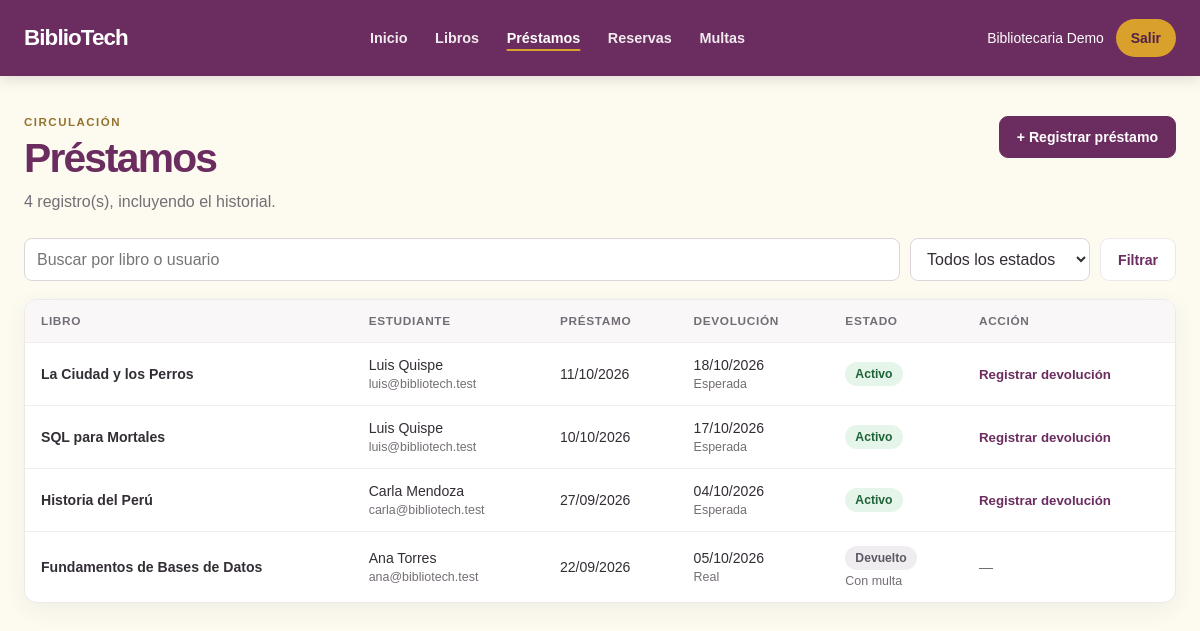
/bibliotecario/prestamos (signed in), run on the app's committed database.
### tables this page shows
CREATE TABLE IF NOT EXISTS prestamos (
    id                       BIGINT UNSIGNED NOT NULL AUTO_INCREMENT,
    id_usuario               BIGINT UNSIGNED NOT NULL,
    id_libro                 BIGINT UNSIGNED NOT NULL,
    id_reserva               BIGINT UNSIGNED NULL,
    fecha_prestamo           DATE NOT NULL,
    fecha_devolucion_esperada DATE NOT NULL,
    fecha_devolucion_real    DATE NULL,
    estado                   ENUM('activo','devuelto','vencido','cancelado') NOT NULL DEFAULT 'activo',
    created_at               TIMESTAMP NOT NULL DEFAULT CURRENT_TIMESTAMP,
    updated_at               TIMESTAMP NOT NULL DEFAULT CURRENT_TIMESTAMP ON UPDATE CURRENT_TIMESTAMP,
    PRIMARY KEY (id),
    KEY idx_prestamos_usuario (id_usuario),
    KEY idx_prestamos_libro (id_libro),
    KEY idx_prestamos_reserva (id_reserva),
    CONSTRAINT fk_prestamos_usuario FOREIGN KEY (id_usuario) REFERENCES usuarios (id),
    CONSTRAINT fk_prestamos_libro FOREIGN KEY (id_libro) REFERENCES libros (id),
    CONSTRAINT fk_prestamos_reserva FOREIGN KEY (id_reserva) REFERENCES reservas (id)
);

CREATE TABLE IF NOT EXISTS libros (
    id               BIGINT UNSIGNED NOT NULL AUTO_INCREMENT,
    titulo           VARCHAR(255) NOT NULL,
    autor            VARCHAR(180) NOT NULL,
    isbn             VARCHAR(20) NOT NULL,
    id_categoria     BIGINT UNSIGNED NOT NULL,
    editorial        VARCHAR(150) NULL,
    anio             SMALLINT UNSIGNED NULL,
    portada_url      VARCHAR(500) NULL,
    sinopsis         TEXT NULL,
    stock_total      INT UNSIGNED NOT NULL DEFAULT 1,
    stock_disponible INT UNSIGNED NOT NULL DEFAULT 1,
    created_at       TIMESTAMP NOT NULL DEFAULT CURRENT_TIMESTAMP,
    updated_at       TIMESTAMP NOT NULL DEFAULT CURRENT_TIMESTAMP ON UPDATE CURRENT_TIMESTAMP,
    PRIMARY KEY (id),
    UNIQUE KEY uq_libros_isbn (isbn),
    KEY idx_libros_categoria (id_categoria),
    CONSTRAINT fk_libros_categoria FOREIGN KEY (id_categoria) REFERENCES categorias (id)
);

CREATE TABLE IF NOT EXISTS usuarios (
    id            BIGINT UNSIGNED NOT NULL AUTO_INCREMENT,
    nombre        VARCHAR(120) NOT NULL,
    email         VARCHAR(180) NOT NULL,
    password_hash VARCHAR(255) NOT NULL,
    rol           ENUM('estudiante','bibliotecario','administrador') NOT NULL DEFAULT 'estudiante',
    estado        ENUM('activo','bloqueado') NOT NULL DEFAULT 'activo',
    created_at    TIMESTAMP NOT NULL DEFAULT CURRENT_TIMESTAMP,
    updated_at    TIMESTAMP NOT NULL DEFAULT CURRENT_TIMESTAMP ON UPDATE CURRENT_TIMESTAMP,
    PRIMARY KEY (id),
    UNIQUE KEY uq_usuarios_email (email)
);

### app/Core/View.php (called while the page is built, shortened)
<?php
final class View
{
    public static function e(mixed $value): string
    {
        return htmlspecialchars((string) $value, ENT_QUOTES | ENT_SUBSTITUTE, 'UTF-8');
    }
    public static function url(string $path): string
    {
        return self::e(Url::to($path));
    }
    public static function render(string $view, array $data = [], string $layout = 'admin/layout'): void
    {
        $viewsPath = dirname(__DIR__) . '/Views/';
        extract($data, EXTR_SKIP);
        require $viewsPath . $view . '.php';
    }
    public static function fecha(?string $value, bool $conHora = false): string
    {
        $time = strtotime($value);
        return $time === false ? '—' : date($conHora ? 'd/m/Y H:i' : 'd/m/Y', $time);
    }
}

### app/Controllers/Bibliotecario/BaseController.php (called while the page is built, shortened)
<?php
abstract class BaseController
{
    protected array $usuario;
    public function __construct()
    {
        $this->usuario = Auth::requireRole(['bibliotecario']);
    }
    protected function render(string $vista, string $seccion, string $titulo, array $data = []): void
    {
        View::render($vista, $data + [
            'seccion' => $seccion,
            'titulo' => $titulo,
            'usuario' => $this->usuario,
            'csrf' => Csrf::token(),
            'mensajes' => Flash::pull(),
        ], 'bibliotecario/layout');
    }
    protected function texto(string $clave, ?array $origen = null): string
    {
        $origen ??= $_POST;
        $valor = $origen[$clave] ?? '';
        return is_string($valor) ? trim($valor) : '';
    }
    protected function busqueda(): string
    {
        return mb_substr($this->texto('q', $_GET), 0, 100);
    }
    protected function pagina(): int
    {
        $pagina = filter_var($_GET['page'] ?? 1, FILTER_VALIDATE_INT);
        return $pagina === false || $pagina === null ? 1 : max(1, $pagina);
    }
}

### app/Controllers/Bibliotecario/PrestamoController.php (called while the page is built, shortened)
<?php
final class PrestamoController extends BaseController
{
    public function index(): void
    {
        $prestamos = new Prestamo();
        $q = $this->busqueda();
        $estado = $this->texto('estado', $_GET);
        $pag = new Paginator($prestamos->contar($estado, $q), self::POR_PAGINA, $this->pagina());
        $this->render('bibliotecario/prestamos/index', 'prestamos', 'Préstamos', [
            'filas' => $prestamos->listar($estado, $q, $pag->perPage, $pag->offset),
            'pag' => $pag,
            'q' => $q,
            'estado' => $estado,
            'estados' => Prestamo::ESTADOS,
        ]);
    }
}

### app/Routes/bibliotecario.php (called while the page is built, shortened)
<?php
$router->get('/bibliotecario', static fn () => (new InicioController())->index());
$router->get('/bibliotecario/libros', static fn () => (new LibroController())->index());
$router->get('/bibliotecario/prestamos', static fn () => (new PrestamoController())->index());

### app/Core/Router.php (called while the page is built, shortened)
<?php
final class Router
{
    private array $routes = [];
    public function dispatch(string $method, string $requestUri): void
    {
        $path = parse_url($requestUri, PHP_URL_PATH);
        $path = '/' . trim($path, '/');
        $handler = $this->routes[strtoupper($method)][$path] ?? null;
        $handler();
    }
    private function add(string $method, string $path, callable $handler): void
    {
        $normalizedPath = '/' . trim($path, '/');
        $this->routes[$method][$normalizedPath] = $handler;
    }
}

### index.php (called while the page is built, shortened)
<?php
spl_autoload_register(static function (string $class): void {
    $prefix = 'App\\';
    $relativeClass = substr($class, strlen($prefix));
    $file = __DIR__ . '/app/' . str_replace('\\', '/', $relativeClass) . '.php';
});
$auth = new AuthController();
$dashboard = new DashboardController();
$catalogo = new CatalogoController();
$reservas = new ReservaController();
$multas = new MultaController();
$router = new Router();
$router->get('/', [$auth, 'index']);
$router->get('/login', [$auth, 'showLogin']);
$router->post('/login', [$auth, 'login']);
$router->get('/register', [$auth, 'showRegister']);
$router->post('/register', [$auth, 'register']);
$router->post('/logout', [$auth, 'logout']);
$router->get('/home', [$dashboard, 'showHome']);
$router->get('/catalogo', [$catalogo, 'index']);
$router->get('/catalogo/show', [$catalogo, 'show']);
$router->get('/mis-reservas', [$reservas, 'index']);
$router->post('/reservas/crear', [$reservas, 'crear']);
$router->post('/reservas/cancelar', [$reservas, 'cancelar']);
$router->get('/mis-multas', [$multas, 'index']);
$router->post('/mis-multas/pagar', [$multas, 'pagar']);
require __DIR__ . '/app/Routes/bibliotecario.php';
try {
    $router->dispatch($_SERVER['REQUEST_METHOD'] ?? 'GET', $_SERVER['REQUEST_URI'] ?? '/');
} catch (Throwable $exception) {
    error_log((string) $exception);
    http_response_code(500);
    echo 'Ocurrió un error interno. Inténtalo de nuevo más tarde.';
}

### app/Core/Database.php (called while the page is built, shortened)
<?php
final class Database
{
    private static ?PDO $connection = null;
    public static function connection(): PDO
    {
        if (self::$connection === null) {
            $host = getenv('DB_HOST') ?: '127.0.0.1';
            $database = getenv('DB_NAME') ?: 'bdbibliotech';
            $username = getenv('DB_USER') ?: 'root';
            $password = getenv('DB_PASSWORD') ?: '';
            $dsn = sprintf('mysql:host=%s;dbname=%s;charset=utf8mb4', $host, $database);
            self::$connection = new PDO($dsn, $username, $password, [
                PDO::ATTR_ERRMODE => PDO::ERRMODE_EXCEPTION,
                PDO::ATTR_DEFAULT_FETCH_MODE => PDO::FETCH_ASSOC,
                PDO::ATTR_EMULATE_PREPARES => false,
            ]);
        }
        return self::$connection;
    }
}

### app/Models/Prestamo.php (called while the page is built, shortened)
<?php
final class Prestamo
{
    private PDO $db;
    public function __construct(?PDO $db = null)
    {
        $this->db = $db ?? Database::connection();
    }
    private function filtro(string $estado, string $busqueda): array
    {
        $like = '%' . $busqueda . '%';
        $where = '(l.titulo LIKE :q1 OR u.nombre LIKE :q2 OR u.email LIKE :q3)';
        $params = ['q1' => $like, 'q2' => $like, 'q3' => $like];
        return [$where, $params];
    }
    public function contar(string $estado, string $busqueda): int
    {
        [$where, $params] = $this->filtro($estado, $busqueda);
        $stmt = $this->db->prepare(
            "SELECT COUNT(*) FROM prestamos p JOIN libros l ON l.id = p.id_libro JOIN usuarios u ON u.id = p.id_usuario WHERE $where"
        );
        $stmt->execute($params);
        return (int) $stmt->fetchColumn();
    }
    public function listar(string $estado, string $busqueda, int $limite, int $offset): array
    {
        [$where, $params] = $this->filtro($estado, $busqueda);
        $sql = "SELECT p.id, p.fecha_prestamo, p.fecha_devolucion_esperada, p.fecha_devolucion_real, p.estado,
                       l.titulo AS libro, u.nombre AS usuario, u.email,
                       (SELECT COUNT(*) FROM multas m WHERE m.id_prestamo = p.id) AS tiene_multa
                FROM prestamos p
                JOIN libros l ON l.id = p.id_libro
                JOIN usuarios u ON u.id = p.id_usuario
                WHERE $where
                ORDER BY (p.estado IN ('activo','vencido')) DESC, p.fecha_prestamo DESC, p.id DESC
                LIMIT " . (int) $limite . ' OFFSET ' . (int) $offset;
        $stmt = $this->db->prepare($sql);
        $stmt->execute($params);
        return $stmt->fetchAll();
    }
}

### app/Core/Paginator.php (called while the page is built, shortened)
<?php
final class Paginator
{
    public function __construct(public readonly int $total, public readonly int $perPage = 10, mixed $requestedPage = 1)
    {
        $this->pages = max(1, (int) ceil($total / $perPage));
        $this->page = min(max(1, (int) $requestedPage), $this->pages);
    }
}

### app/Core/Url.php (called while the page is built, shortened)
<?php
final class Url
{
    private static string $basePath = '';
    public static function setBasePath(string $basePath): void
    {
        self::$basePath = rtrim($basePath, '/');
    }
    public static function to(string $path): string
    {
        return self::$basePath . '/' . ltrim($path, '/');
    }
}

### app/Views/bibliotecario/prestamos/index.php (the view, shortened to what this page needs)
<section class="librarian-page-heading">
    <div>
        <p class="librarian-eyebrow">Circulación</p>
        <h1>Préstamos</h1>
        <p><?= $pag->total ?> registro(s), incluyendo el historial.</p>
    </div>
    <a class="librarian-button" href="<?= View::url('/bibliotecario/prestamos/crear') ?>">+ Registrar préstamo</a>
</section>
<form class="librarian-filters" method="get" action="<?= View::url('/bibliotecario/prestamos') ?>">
    <input id="loan-search" type="search" name="q" value="<?= View::e($q) ?>" placeholder="Buscar por libro o usuario" maxlength="100">
    <select id="loan-state" name="estado">
        <option value="">Todos los estados</option>
    </select>
    <button class="librarian-button button-secondary" type="submit">Filtrar</button>
</form>
<div class="librarian-table-wrap">
    <table class="librarian-table">
        <thead><tr><th>Libro</th><th>Estudiante</th><th>Préstamo</th><th>Devolución</th><th>Estado</th><th>Acción</th></tr></thead>
        <tbody>
        <?php foreach ($filas as $fila): ?>
            <tr>
                <td><strong><?= View::e($fila['libro']) ?></strong></td>
                <td><?= View::e($fila['usuario']) ?><small><?= View::e($fila['email']) ?></small></td>
                <td><?= View::fecha($fila['fecha_prestamo']) ?></td>
                <td><?= View::fecha($fila['fecha_devolucion_real'] ?? $fila['fecha_devolucion_esperada']) ?>
                    <small><?= $fila['fecha_devolucion_real'] !== null ? 'Real' : 'Esperada' ?></small></td>
                <td><span class="librarian-badge status-<?= View::e($fila['estado']) ?>"><?= View::e(ucfirst($fila['estado'])) ?></span>
                    <?php if ((int) $fila['tiene_multa'] > 0): ?><small class="table-note">Con multa</small><?php endif; ?></td>
                <td class="table-actions">
                    <?php if (in_array($fila['estado'], ['activo', 'vencido'], true)): ?>
                        <form method="post" action="<?= View::url('/bibliotecario/prestamos/devolver') ?>">
                            <button class="text-button" type="submit">Registrar devolución</button>
                        </form>
                    <?php else: ?>
                        <span class="muted">—</span>
                    <?php endif; ?>
                </td>
            </tr>
        <?php endforeach; ?>
        </tbody>
    </table>
</div>

### assets/css/bibliotecario.css (style rules this page uses)
:root { color-scheme: light; --lib-purple: #6b2c5f; --lib-purple-dark: #51214b; --lib-yellow: #d9a02b; --lib-cream: #fdfbf0; --lib-ink: #332d35; --lib-muted: #746d75; --lib-line: #eee8ed; --lib-green: #237344; --lib-red: #b23847; }
* { box-sizing: border-box; }
body.librarian { min-width: 320px; min-height: 100vh; margin: 0; color: var(--lib-ink); background: var(--lib-cream); font-family: Arial, Helvetica, sans-serif; }
.librarian-page-heading { display: flex; margin-bottom: 24px; align-items: flex-start; justify-content: space-between; gap: 20px; }
.librarian-page-heading h1 { margin: 0; color: var(--lib-purple); font-size: clamp(1.9rem, 4vw, 2.55rem); letter-spacing: -0.045em; }
.librarian-page-heading p:last-child { margin: 8px 0 0; color: var(--lib-muted); line-height: 1.5; }
.librarian-eyebrow { margin: 0 0 7px; color: #94722e; font-size: 0.72rem; font-weight: 800; letter-spacing: 0.13em; text-transform: uppercase; }
.librarian-button { display: inline-flex; min-height: 42px; padding: 0 17px; border: 1px solid var(--lib-purple); border-radius: 9px; align-items: center; justify-content: center; color: #fff; background: var(--lib-purple); cursor: pointer; font: inherit; font-size: 0.88rem; font-weight: 700; text-decoration: none; white-space: nowrap; }
.button-secondary { border-color: var(--lib-line); color: var(--lib-purple); background: #fff; }
.librarian-filters { display: flex; margin: 0 0 18px; flex-wrap: wrap; gap: 10px; }
.librarian-filters input, .librarian-filters select, .librarian-form select { min-height: 43px; padding: 9px 12px; border: 1px solid #ddd5db; border-radius: 8px; color: var(--lib-ink); background: #fff; font: inherit; }
.librarian-filters input { min-width: min(280px, 100%); flex: 1 1 280px; }
.librarian-filters select { min-width: 180px; }
.librarian-table-wrap { overflow-x: auto; border: 1px solid var(--lib-line); border-radius: 13px; background: #fff; box-shadow: 0 7px 24px rgb(58 37 57 / 6%); }
.librarian-table { width: 100%; border-collapse: collapse; text-align: left; }
.librarian-table th { padding: 14px 16px; color: var(--lib-muted); background: #faf7f9; font-size: 0.74rem; letter-spacing: 0.055em; text-transform: uppercase; white-space: nowrap; }
.librarian-table td { padding: 14px 16px; border-top: 1px solid #f0edf0; font-size: 0.88rem; vertical-align: middle; }
.librarian-table td small { display: block; margin-top: 4px; color: var(--lib-muted); font-size: 0.78rem; }
.table-note { color: var(--lib-muted); }
.table-actions { white-space: nowrap; }
.table-actions form { display: inline; margin: 0; }
.text-button { padding: 0; border: 0; color: var(--lib-purple); background: transparent; cursor: pointer; font: inherit; font-size: 0.83rem; font-weight: 700; }
.muted { color: var(--lib-muted); }
.librarian-badge, .stock-badge { display: inline-flex; min-height: 24px; padding: 4px 10px; border-radius: 999px; align-items: center; font-size: 0.76rem; font-weight: 700; line-height: 1; white-space: nowrap; }
.status-activo, .status-confirmada, .status-pagada, .stock-available { color: #1e6338; background: #e5f5e9; }
.status-devuelto { color: #5f5863; background: #efedf0; }

### data on the page
prestamos: id_libro.titulo "La Ciudad y los Perros", id_usuario.nombre "Luis Quispe", id_usuario.email "luis@bibliotech.test", fecha_prestamo "11/10/2026", fecha_devolucion_real+fecha_devolucion_esperada "18/10/2026", shows "Esperada", estado "Activo"
prestamos: id_libro.titulo "SQL para Mortales", id_usuario.nombre "Luis Quispe", id_usuario.email "luis@bibliotech.test", fecha_prestamo "10/10/2026", fecha_devolucion_real+fecha_devolucion_esperada "17/10/2026", shows "Esperada", estado "Activo"
prestamos: id_libro.titulo "Historia del Perú", id_usuario.nombre "Carla Mendoza", id_usuario.email "carla@bibliotech.test", fecha_prestamo "27/09/2026", fecha_devolucion_real+fecha_devolucion_esperada "04/10/2026", shows "Esperada", estado "Activo"
prestamos: id_libro.titulo "Fundamentos de Bases de Datos", id_usuario.nombre "Ana Torres", id_usuario.email "ana@bibliotech.test", fecha_prestamo "22/09/2026", fecha_devolucion_real "05/10/2026", shows "Real", estado "Devuelto", shows "Con multa"

### other printed values
View::e($etiqueta) "Inicio"
View::e($etiqueta) "Libros"
View::e($etiqueta) "Préstamos"
View::e($etiqueta) "Reservas"
View::e($etiqueta) "Multas"
View::e($usuario['nombre'] ?? '') "Bibliotecaria Demo"
$pag->total "4"
